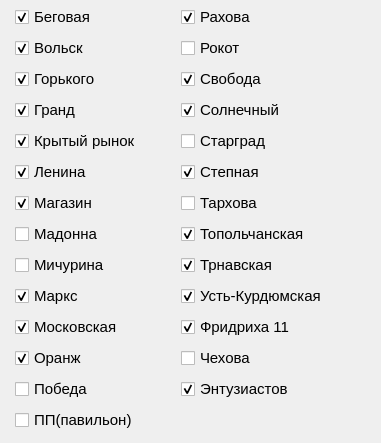
   <widget class="QWidget" name="formLayoutWidget">
    <property name="geometry">
     <rect>
      <x>830</x>
      <y>50</y>
      <width>381</width>
      <height>411</height>
     </rect>
    </property>
    <layout class="QFormLayout" name="gridPoints">
     <property name="sizeConstraint">
      <enum>QLayout::SetDefaultConstraint</enum>
     </property>
     <property name="fieldGrowthPolicy">
      <enum>QFormLayout::FieldsStayAtSizeHint</enum>
     </property>
     <property name="rowWrapPolicy">
      <enum>QFormLayout::WrapLongRows</enum>
     </property>
     <property name="labelAlignment">
      <set>Qt::AlignLeading|Qt::AlignLeft|Qt::AlignVCenter</set>
     </property>
     <property name="formAlignment">
      <set>Qt::AlignLeading|Qt::AlignLeft|Qt::AlignVCenter</set>
     </property>
     <property name="horizontalSpacing">
      <number>40</number>
     </property>
     <property name="verticalSpacing">
      <number>7</number>
     </property>
     <property name="leftMargin">
      <number>15</number>
     </property>
     <property name="topMargin">
      <number>5</number>
     </property>
     <item row="0" column="0">
      <widget class="QCheckBox" name="cb_begovaya">
       <property name="font">
        <font>
         <pointsize>11</pointsize>
        </font>
       </property>
       <property name="text">
        <string>Беговая</string>
       </property>
       <property name="checked">
        <bool>true</bool>
       </property>
      </widget>
     </item>
     <item row="1" column="0">
      <widget class="QCheckBox" name="cb_volsk">
       <property name="font">
        <font>
         <pointsize>11</pointsize>
        </font>
       </property>
       <property name="text">
        <string>Вольск</string>
       </property>
       <property name="checked">
        <bool>true</bool>
       </property>
      </widget>
     </item>
     <item row="2" column="0">
      <widget class="QCheckBox" name="cb_gorkogo">
       <property name="font">
        <font>
         <pointsize>11</pointsize>
        </font>
       </property>
       <property name="text">
        <string>Горького</string>
       </property>
       <property name="checked">
        <bool>true</bool>
       </property>
      </widget>
     </item>
     <item row="3" column="0">
      <widget class="QCheckBox" name="cb_grand">
       <property name="font">
        <font>
         <pointsize>11</pointsize>
        </font>
       </property>
       <property name="text">
        <string>Гранд</string>
       </property>
       <property name="checked">
        <bool>true</bool>
       </property>
      </widget>
     </item>
     <item row="4" column="0">
      <widget class="QCheckBox" name="cb_kr">
       <property name="font">
        <font>
         <pointsize>11</pointsize>
        </font>
       </property>
       <property name="text">
        <string>Крытый рынок</string>
       </property>
       <property name="checked">
        <bool>true</bool>
       </property>
      </widget>
     </item>
     <item row="5" column="0">
      <widget class="QCheckBox" name="cb_lenina">
       <property name="font">
        <font>
         <pointsize>11</pointsize>
        </font>
       </property>
       <property name="text">
        <string>Ленина</string>
       </property>
       <property name="checked">
        <bool>true</bool>
       </property>
      </widget>
     </item>
     <item row="6" column="0">
      <widget class="QCheckBox" name="cb_magazin">
       <property name="font">
        <font>
         <pointsize>11</pointsize>
        </font>
       </property>
       <property name="text">
        <string>Магазин</string>
       </property>
       <property name="checked">
        <bool>true</bool>
       </property>
      </widget>
     </item>
     <item row="7" column="0">
      <widget class="QCheckBox" name="cb_madonna">
       <property name="font">
        <font>
         <pointsize>11</pointsize>
        </font>
       </property>
       <property name="text">
        <string>Мадонна</string>
       </property>
      </widget>
     </item>
     <item row="9" column="0">
      <widget class="QCheckBox" name="cb_marks">
       <property name="font">
        <font>
         <pointsize>11</pointsize>
        </font>
       </property>
       <property name="text">
        <string>Маркс</string>
       </property>
       <property name="checked">
        <bool>true</bool>
       </property>
      </widget>
     </item>
     <item row="8" column="0">
      <widget class="QCheckBox" name="cb_michurina">
       <property name="font">
        <font>
         <pointsize>11</pointsize>
        </font>
       </property>
       <property name="text">
        <string>Мичурина</string>
       </property>
       <property name="checkable">
        <bool>true</bool>
       </property>
       <property name="checked">
        <bool>false</bool>
       </property>
      </widget>
     </item>
     <item row="10" column="0">
      <widget class="QCheckBox" name="cb_moskovskaya">
       <property name="font">
        <font>
         <pointsize>11</pointsize>
        </font>
       </property>
       <property name="text">
        <string>Московская</string>
       </property>
       <property name="checked">
        <bool>true</bool>
       </property>
      </widget>
     </item>
     <item row="11" column="0">
      <widget class="QCheckBox" name="cb_orang">
       <property name="font">
        <font>
         <pointsize>11</pointsize>
        </font>
       </property>
       <property name="text">
        <string>Оранж</string>
       </property>
       <property name="checked">
        <bool>true</bool>
       </property>
      </widget>
     </item>
     <item row="12" column="0">
      <widget class="QCheckBox" name="cb_pobeda">
       <property name="font">
        <font>
         <pointsize>11</pointsize>
        </font>
       </property>
       <property name="text">
        <string>Победа</string>
       </property>
       <property name="checked">
        <bool>false</bool>
       </property>
      </widget>
     </item>
     <item row="13" column="0">
      <widget class="QCheckBox" name="cb_pavilon">
       <property name="font">
        <font>
         <pointsize>11</pointsize>
        </font>
       </property>
       <property name="text">
        <string>ПП(павильон)</string>
       </property>
      </widget>
     </item>
     <item row="0" column="1">
      <widget class="QCheckBox" name="cb_rahova">
       <property name="font">
        <font>
         <pointsize>11</pointsize>
        </font>
       </property>
       <property name="text">
        <string>Рахова</string>
       </property>
       <property name="checked">
        <bool>true</bool>
       </property>
      </widget>
     </item>
     <item row="1" column="1">
      <widget class="QCheckBox" name="cb_rokot">
       <property name="font">
        <font>
         <pointsize>11</pointsize>
        </font>
       </property>
       <property name="text">
        <string>Рокот</string>
       </property>
       <property name="checked">
        <bool>false</bool>
       </property>
      </widget>
     </item>
     <item row="2" column="1">
      <widget class="QCheckBox" name="cb_svoboda">
       <property name="font">
        <font>
         <pointsize>11</pointsize>
        </font>
       </property>
       <property name="text">
        <string>Свобода</string>
       </property>
       <property name="checked">
        <bool>true</bool>
       </property>
      </widget>
     </item>
     <item row="3" column="1">
      <widget class="QCheckBox" name="cb_solnechnii">
       <property name="font">
        <font>
         <pointsize>11</pointsize>
        </font>
       </property>
       <property name="text">
        <string>Солнечный</string>
       </property>
       <property name="checked">
        <bool>true</bool>
       </property>
      </widget>
     </item>
     <item row="4" column="1">
      <widget class="QCheckBox" name="cb_stargrad">
       <property name="font">
        <font>
         <pointsize>11</pointsize>
        </font>
       </property>
       <property name="text">
        <string>Старград</string>
       </property>
       <property name="checked">
        <bool>false</bool>
       </property>
      </widget>
     </item>
     <item row="5" column="1">
      <widget class="QCheckBox" name="cb_stepnaya">
       <property name="font">
        <font>
         <pointsize>11</pointsize>
        </font>
       </property>
       <property name="text">
        <string>Степная</string>
       </property>
       <property name="checked">
        <bool>true</bool>
       </property>
      </widget>
     </item>
     <item row="6" column="1">
      <widget class="QCheckBox" name="cb_tarhova">
       <property name="font">
        <font>
         <pointsize>11</pointsize>
        </font>
       </property>
       <property name="text">
        <string>Тархова</string>
       </property>
       <property name="checked">
        <bool>false</bool>
       </property>
      </widget>
     </item>
     <item row="7" column="1">
      <widget class="QCheckBox" name="cb_topol">
       <property name="font">
        <font>
         <pointsize>11</pointsize>
        </font>
       </property>
       <property name="text">
        <string>Топольчанская</string>
       </property>
       <property name="checked">
        <bool>true</bool>
       </property>
      </widget>
     </item>
     <item row="8" column="1">
      <widget class="QCheckBox" name="cb_trnavskaya">
       <property name="font">
        <font>
         <pointsize>11</pointsize>
        </font>
       </property>
       <property name="text">
        <string>Трнавская</string>
       </property>
       <property name="checked">
        <bool>true</bool>
       </property>
      </widget>
     </item>
     <item row="9" column="1">
      <widget class="QCheckBox" name="cb_ust_kurdym">
       <property name="font">
        <font>
         <pointsize>11</pointsize>
        </font>
       </property>
       <property name="text">
        <string>Усть-Курдюмская</string>
       </property>
       <property name="checked">
        <bool>true</bool>
       </property>
      </widget>
     </item>
     <item row="10" column="1">
      <widget class="QCheckBox" name="cb_fridriha">
       <property name="font">
        <font>
         <pointsize>11</pointsize>
        </font>
       </property>
       <property name="text">
        <string>Фридриха 11</string>
       </property>
       <property name="checked">
        <bool>true</bool>
       </property>
      </widget>
     </item>
     <item row="11" column="1">
      <widget class="QCheckBox" name="cb_chehova">
       <property name="enabled">
        <bool>true</bool>
       </property>
       <property name="font">
        <font>
         <pointsize>11</pointsize>
        </font>
       </property>
       <property name="text">
        <string>Чехова</string>
       </property>
       <property name="checkable">
        <bool>true</bool>
       </property>
       <property name="checked">
        <bool>false</bool>
       </property>
      </widget>
     </item>
     <item row="12" column="1">
      <widget class="QCheckBox" name="cb_entuziastov">
       <property name="font">
        <font>
         <pointsize>11</pointsize>
        </font>
       </property>
       <property name="text">
        <string>Энтузиастов</string>
       </property>
       <property name="checked">
        <bool>true</bool>
       </property>
      </widget>
     </item>
    </layout>
   </widget>
